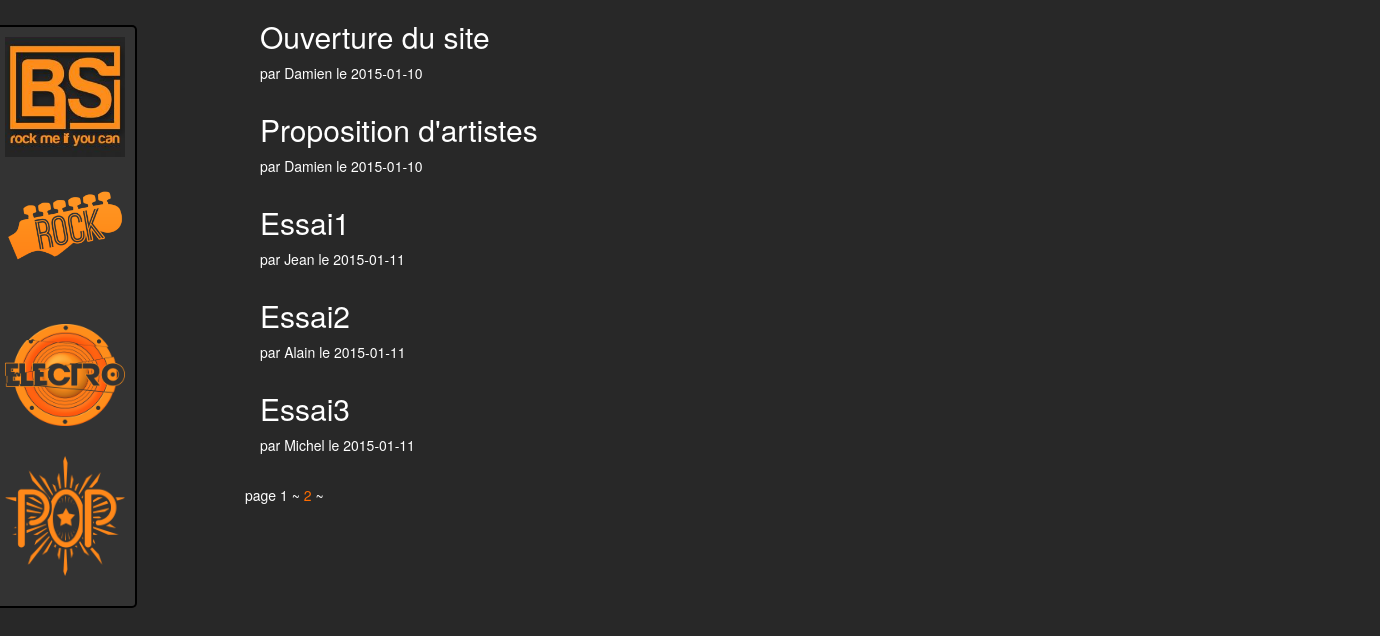
Page /news.php on the committed database.
### tables this page shows
CREATE TABLE IF NOT EXISTS `news` (
  `id` int(11) NOT NULL AUTO_INCREMENT,
  `title` varchar(255) NOT NULL,
  `auth` varchar(255) NOT NULL,
  `date` date NOT NULL,
  `text` text NOT NULL,
  `badge` varchar(255) NOT NULL,
  PRIMARY KEY (`id`)
);

### news.php (the view, shortened to what this page needs)
<?php
$bdd = new PDO('mysql:host=localhost;dbname=broadsound', 'root', '');
$bdd->exec("SET CHARACTER SET utf8");
$bdd->setAttribute(PDO::ATTR_DEFAULT_FETCH_MODE,PDO::FETCH_ASSOC);
$bdd->setAttribute(PDO::ATTR_ERRMODE, PDO::ERRMODE_WARNING);
$count=$bdd->query('SELECT COUNT(id) as nbArt FROM news');
$datacount = $count->fetch(PDO::FETCH_OBJ);
$nbArt = $datacount->nbArt;
$nbparpage = 5;
$nbpages = ceil($nbArt/$nbparpage);
if(isset($_GET['page']) && $_GET['page']>0 && $_GET['page']<=$nbpages)
  { $pagecourante = $_GET['page']; }
else { $pagecourante = 1; }
$select = $bdd->query("SELECT * FROM news ORDER BY date LIMIT ".(($pagecourante-1)*$nbparpage).",$nbparpage");
?>
<!DOCTYPE html>
<html>
  <head>
    <link href="css/bootstrap/bootstrap.css" rel="stylesheet">
    <link href="css/artistesgroupes.css" rel="stylesheet">
  </head>
<body>
  <div class="row">
    <div class="container-fluid">
      <div class="col-sm-12 col-md-2">
        <?php include('partials/aside_gauche.php'); ?>
      </div>
      <div class="col-sm-12 col-md-10 contenu">
        <div class="row">
          <div class="container">
          <?php while ($news=$select->fetch()): ?>
            <div class="col-xs-12 col-md-10">
              <p><h2><?php echo $news['title']; ?></h2> par <?php echo $news['auth'] . " le " . $news['date']; ?></p>
            </div>
          <?php endwhile; ?>
          </div>
        </div>
        <div class="pagination col-xs-12">
        <?php for($i=1;$i<=$nbpages;$i++){
          if($i==$pagecourante){
            echo "page" . " $i ~ ";
          }else{
            echo " <a href=\"news.php?page=$i\"> $i </a>" . " ~ ";
          }
        }?>
      </div>
      </div>
    </div>
  </div>
</body>
</html>

### css/artistesgroupes.css (style rules this page uses)
body { background-image: url('../background.jpeg'); color: white; }
a, a:hover { color: #FF6C00; text-decoration: none; }

### rows in the picture
news: title "Ouverture du site", auth "Damien", date "2015-01-10"
news: title "Proposition d'artistes", auth "Damien", date "2015-01-10"
news: title "Essai1", auth "Jean", date "2015-01-11"
news: title "Essai2", auth "Alain", date "2015-01-11"
news: title "Essai3", auth "Michel", date "2015-01-11"
